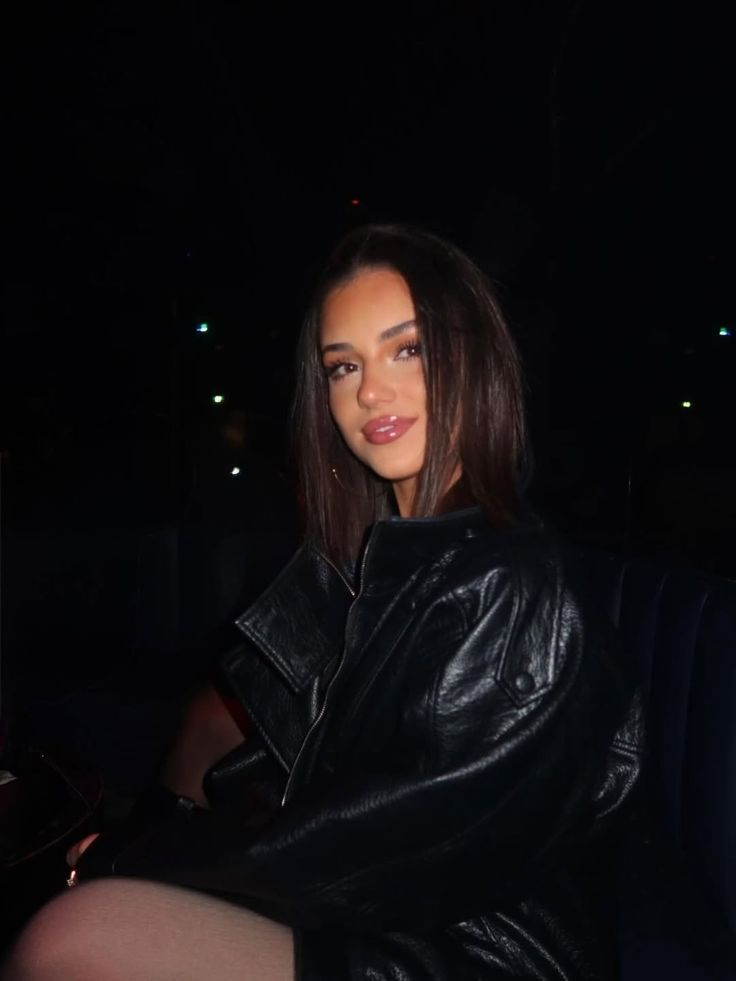
#> input picture Playlist/3d6a46c7406b3de25d511a4f1b8e1b02.jpg, 736 x 981 px
$ python -i image_processor.py   (imports and definitions only)
#> lines starting #> are read from the running program, lines starting #| are printed output that depends on the picture; after the words box and inside, x2 and y2 are one past the last pixel; in counts of white or black regions, pixels touching at a corner belong together
"""
Image processor extracted from ImageTemplate (github.com/Arnaszd/ImageTemplate).
Takes an input image and adds a media player overlay (blurred background, album art, controls).
"""

import os
from io import BytesIO

from PIL import Image, ImageDraw, ImageFilter, ImageFont

# Bundled OFL font — Vercel/Linux neturi Windows šriftų; be TTF tekstas lieka su load_default() (~ne matomas).
_FONT_DIR = os.path.join(os.path.dirname(os.path.abspath(__file__)), "fonts")
_PACKAGED_FONT_CANDIDATES = (
    "NotoSans-SemiBold.ttf",
    "NotoSans-Bold.ttf",
    "NotoSans-Medium.ttf",
    "NotoSans-Regular.ttf",
)


def _open_image(source):
    """Open from filesystem path or raw bytes."""
    if isinstance(source, bytes):
        return Image.open(BytesIO(source))
    return Image.open(source)
#> returned value is the input picture: PIL image 736x981 RGB; mean R, G, B 17.2, 14.2, 15.8


def get_font(size):
    """TrueType šriftas: pirmiausia projekto fonts/ (Vercel), tada OS katalogai."""
    for name in _PACKAGED_FONT_CANDIDATES:
        path = os.path.join(_FONT_DIR, name)
        if os.path.isfile(path):
            try:
                return ImageFont.truetype(path, size)
            except (OSError, IOError):
                continue
    font_options = [
        "GOTHICB.TTF", "GOTH.TTF", "arial.ttf", "arialbd.ttf",
        "GOTHIC.TTF", "impact.ttf", "IMPACT.TTF",
        "DejaVuSans-Bold.ttf", "DejaVuSans.ttf", "LiberationSans-Bold.ttf",
    ]
    font_dirs = [
        "",
        "C:/Windows/Fonts/",
        "/usr/share/fonts/",
        "/usr/share/fonts/truetype/",
        "/usr/share/fonts/truetype/dejavu/",
        "/usr/share/fonts/truetype/liberation/",
        "/System/Library/Fonts/",
        "/System/Library/Fonts/Supplemental/",
    ]
    for font_name in font_options:
        for font_dir in font_dirs:
            try:
                return ImageFont.truetype(os.path.join(font_dir, font_name), size)
            except (OSError, IOError):
                continue
    return ImageFont.load_default()


def crop_to_square(image):
    """Crop image to 1:1 aspect ratio from center."""
    width, height = image.size
    if width > height:
        left = (width - height) // 2
        return image.crop((left, 0, left + height, height))
    else:
        top = (height - width) // 2
        return image.crop((0, top, width, top + width))


def create_template(image_path, title="", artist="", blur_amount=60):
    """
    Process an image into a TikTok-style music cover with media player overlay.

    Args:
        image_path: Path to input image, or image bytes
        title: Song title text
        artist: Artist name text
        blur_amount: Blur intensity 0-100 (default 60)

    Returns:
        PIL.Image (RGB, 1080x1920)
    """
    target_width = 1080
    target_height = 1920
    target_ratio = 9 / 16

    # --- Background: blurred + darkened ---
    original = _open_image(image_path).convert("RGB")
    width, height = original.size
#> width = 736; height = 981

    if width / height > target_ratio:
        new_w = int(height * target_ratio)
#> new_w = 551
        bg = original.crop(((width - new_w) // 2, 0, (width + new_w) // 2, height))
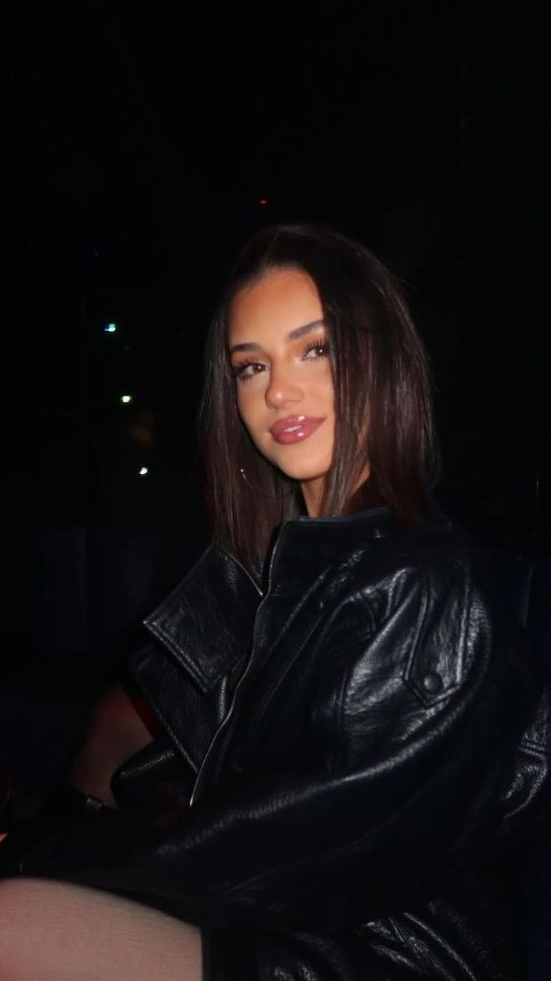
#> bg: PIL image 551x981 RGB; mean R, G, B 20.4, 16.6, 17.9
    else:
        new_h = int(width / target_ratio)
        bg = original.crop((0, (height - new_h) // 2, width, (height + new_h) // 2))

    background = bg.resize((target_width, target_height), Image.LANCZOS)

    if blur_amount > 0:
        small = background.resize((target_width // 2, target_height // 2), Image.LANCZOS)
        small = small.filter(ImageFilter.GaussianBlur(radius=blur_amount / 10))
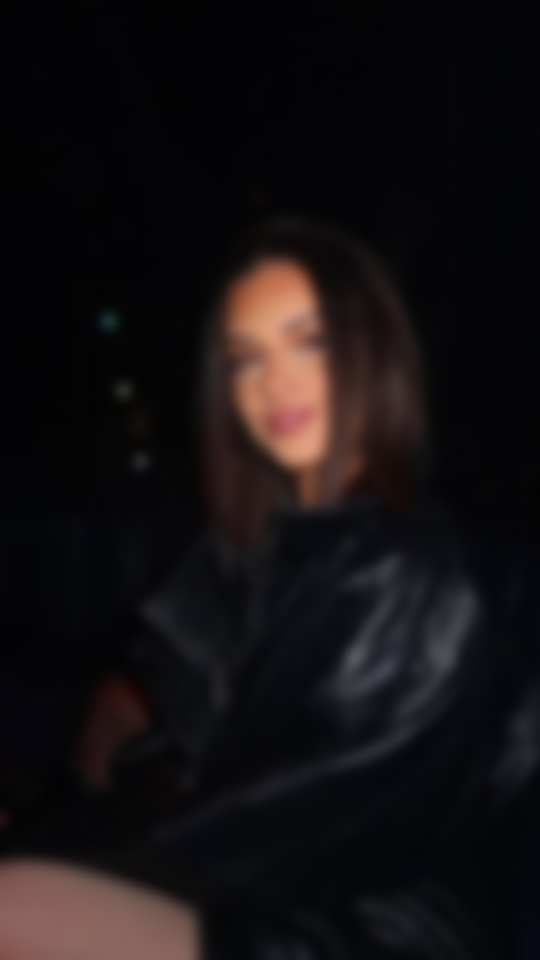
#> small: PIL image 540x960 RGB; mean R, G, B 20.4, 16.6, 17.9
        background = small.resize((target_width, target_height), Image.LANCZOS)

    # Dark overlay
    overlay = Image.new("RGBA", (target_width, target_height), (0, 0, 0, 100))
    temp = background.convert("RGBA")
    final_image = Image.alpha_composite(temp, overlay).convert("RGB")
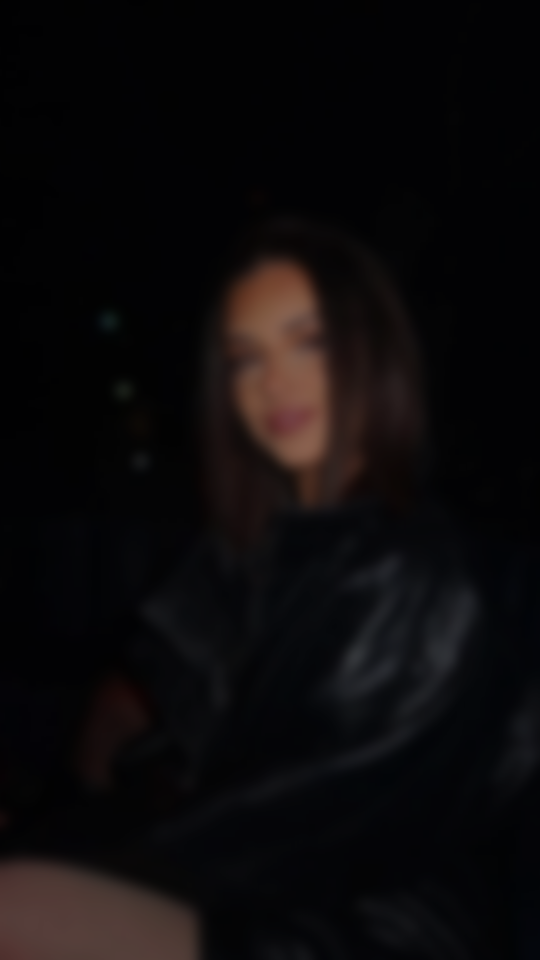
#> final_image: PIL image 1080x1920 RGB (shown at 1/2 size); mean R, G, B 12.3, 10, 10.9

    # --- Album art (square, rounded corners) ---
    square_img = crop_to_square(_open_image(image_path).convert("RGB"))
#> in crop_to_square, `width, height = image.size`: width = 736; height = 981
#> in crop_to_square, `top = (height - width) // 2`: top = 122
#> in crop_to_square, `return image.crop((0, top, width, top + width))`:
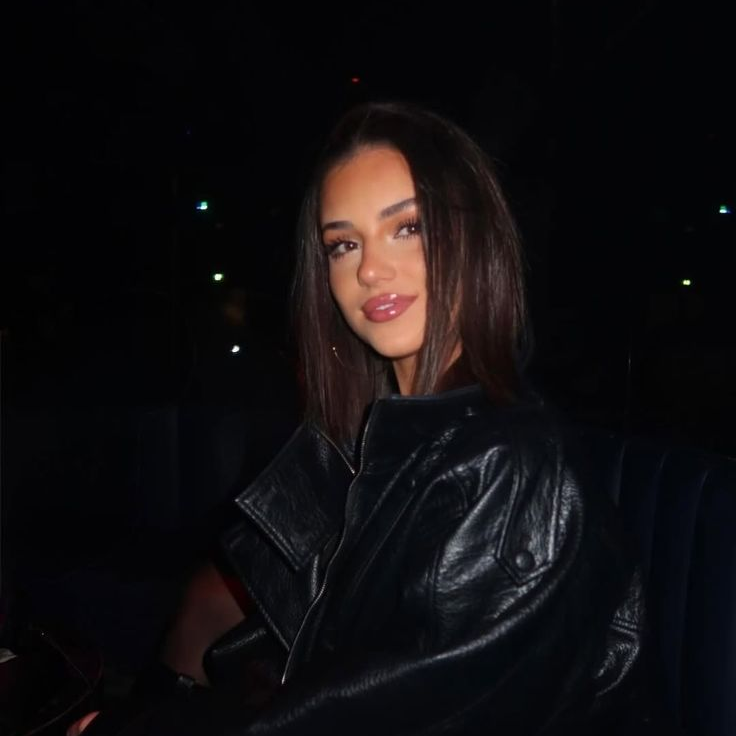
#> returned value: PIL image 736x736 RGB; mean R, G, B 16.1, 13.5, 15.1
    square_size = int(target_width * 0.7)
    padding = 10
    square_img = square_img.resize((square_size, square_size), Image.LANCZOS)

    mask = Image.new("L", (square_size, square_size), 0)
#> mask: PIL image 756x756 L; every value is 0
    ImageDraw.Draw(mask).rounded_rectangle(
        [(0, 0), (square_size, square_size)], 40, fill=255
    )
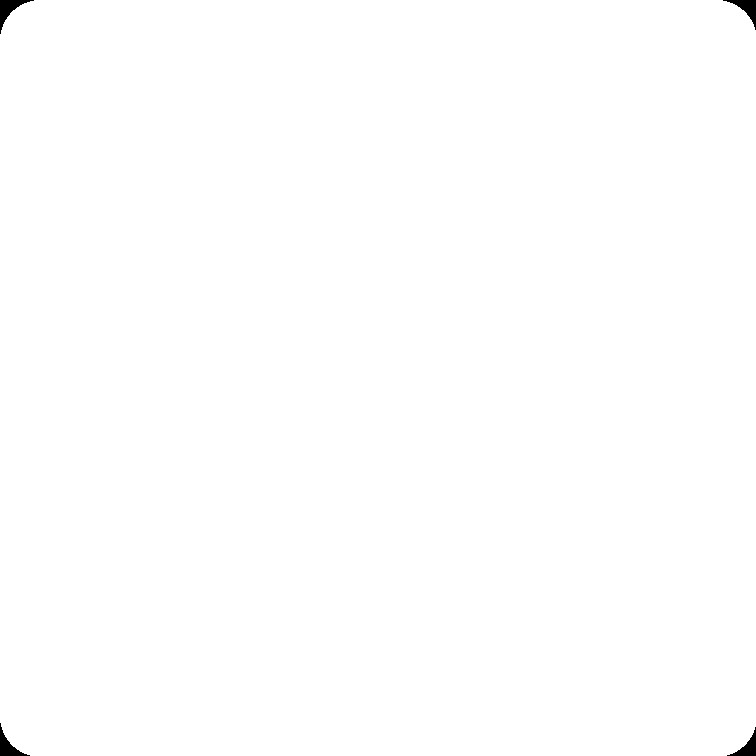
#> mask: PIL image 756x756 L; 99.8% white; 4 black regions, box (x1, y1, x2, y2) and area: (0, 0, 34, 34) 354, (723, 0, 756, 30) 320, (0, 723, 30, 756) 320, (727, 727, 756, 756) 287

    x_pos = (target_width - square_size) // 2
    y_pos = int(target_height * 0.3) - 200

    # Dark background behind album art
    dark_bg = Image.new("RGBA", (square_size + padding * 2, square_size + padding * 2), (0, 0, 0, 64))
    dark_mask = Image.new("L", dark_bg.size, 0)
#> dark_mask: PIL image 776x776 L; every value is 0
    ImageDraw.Draw(dark_mask).rounded_rectangle(
        [(0, 0), (dark_bg.width, dark_bg.height)], 40 + padding, fill=255
    )
#> dark_mask: PIL image 776x776 L; 99.7% white; 4 black regions, box (x1, y1, x2, y2) and area: (0, 0, 43, 43) 549, (734, 0, 776, 38) 506, (0, 734, 38, 776) 506, (739, 739, 776, 776) 464
    dark_bg.putalpha(dark_mask)
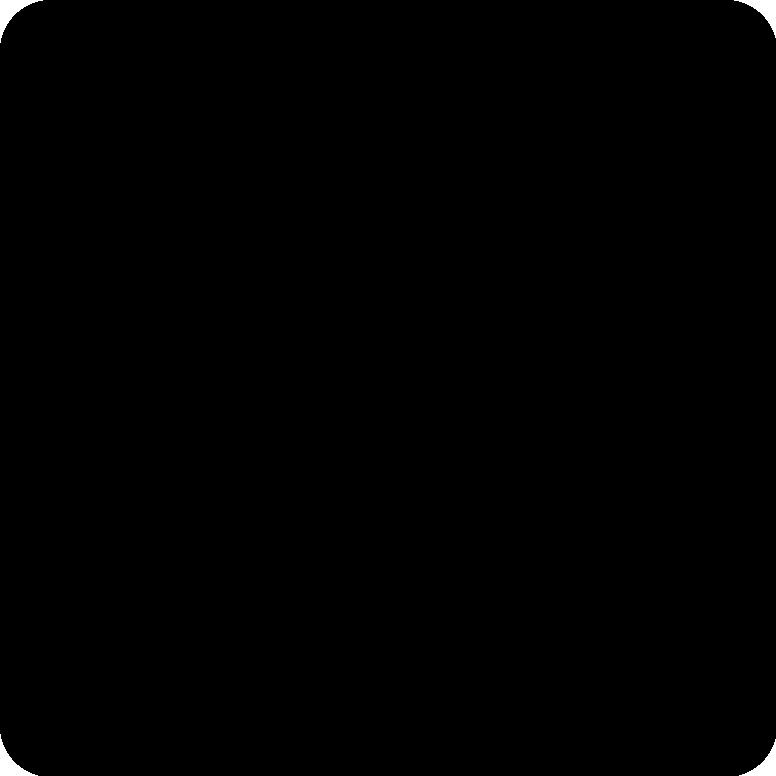
#> dark_bg: PIL image 776x776 RGBA; mean R, G, B, A 0, 0, 0, 254.1; transparent parts drawn white
    final_image.paste(dark_bg.convert("RGB"), (x_pos - padding, y_pos - padding), dark_mask)

    final_image.paste(square_img, (x_pos, y_pos), mask)
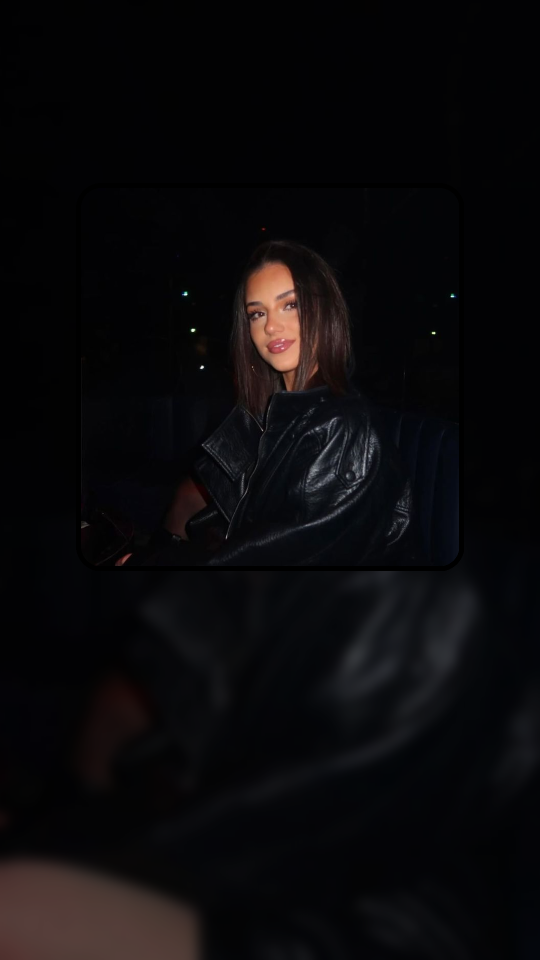
#> final_image: PIL image 1080x1920 RGB (shown at 1/2 size); mean R, G, B 10.6, 9.3, 11

    # --- Text ---
    draw = ImageDraw.Draw(final_image)
    elements_x = x_pos

    # Artist name
    artist_y = int(target_height * 0.75) - 200
    artist_font = get_font(60)
    draw.text((elements_x, artist_y), artist.upper(), fill=(255, 255, 255), font=artist_font)

    # Song title
    title_y = artist_y + 80
    title_font = get_font(45)
    draw.text((elements_x, title_y), title, fill=(255, 255, 255), font=title_font)

    # --- Progress bar ---
    progress_y = title_y + 100
    end_x = target_width - (target_width - square_size) // 2
    draw.line([(elements_x, progress_y), (end_x, progress_y)], fill=(255, 255, 255), width=5)
    dot_x = elements_x + (end_x - elements_x) * 0.3
    draw.ellipse([(dot_x - 8, progress_y - 8), (dot_x + 8, progress_y + 8)], fill=(255, 255, 255))

    # --- Media controls ---
    controls_y = progress_y + 80
    center_x = target_width // 2
    spacing = target_width // 6

    # Previous button (triangle)
    prev_x = center_x - spacing
    s = 25
    draw.polygon([(prev_x - s // 2, controls_y), (prev_x + s // 2, controls_y - s),
                  (prev_x + s // 2, controls_y + s)], fill=(255, 255, 255))

    # Pause button (circle + two bars)
    ps = 40
    draw.ellipse([(center_x - ps, controls_y - ps), (center_x + ps, controls_y + ps)],
                 outline=(255, 255, 255), width=3)
    lw, lh, sp = 6, ps, 8
    draw.rectangle([(center_x - sp - lw // 2, controls_y - lh // 2),
                    (center_x - sp + lw // 2, controls_y + lh // 2)], fill=(255, 255, 255))
    draw.rectangle([(center_x + sp - lw // 2, controls_y - lh // 2),
                    (center_x + sp + lw // 2, controls_y + lh // 2)], fill=(255, 255, 255))

    # Next button (triangle)
    next_x = center_x + spacing
    draw.polygon([(next_x + s // 2, controls_y), (next_x - s // 2, controls_y - s),
                  (next_x - s // 2, controls_y + s)], fill=(255, 255, 255))

    return final_image


def create_simple_9_16(image_path):
    """Crop and resize image to 9:16 (1080x1920) without any overlay."""
    original = _open_image(image_path).convert("RGB")
    width, height = original.size
    target_ratio = 9 / 16

    if width / height > target_ratio:
        new_w = int(height * target_ratio)
        cropped = original.crop(((width - new_w) // 2, 0, (width + new_w) // 2, height))
    else:
        new_h = int(width / target_ratio)
        cropped = original.crop((0, (height - new_h) // 2, width, (height + new_h) // 2))

    return cropped.resize((1080, 1920), Image.LANCZOS)

>>> result = create_template('Playlist/3d6a46c7406b3de25d511a4f1b8e1b02.jpg')
